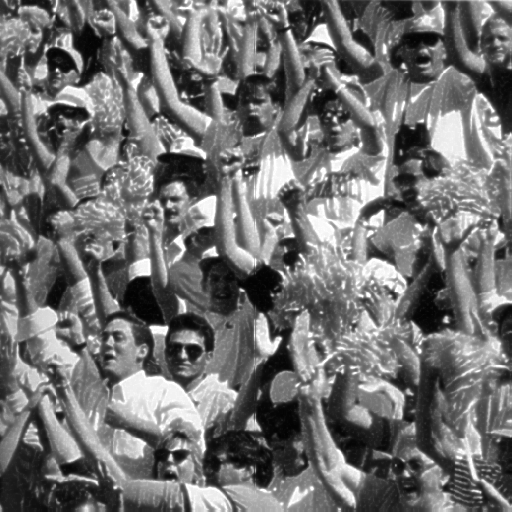
#> input picture images/crowd.bmp, 512 x 512 px
$ python 04-05-con.py
#> lines starting #> are read from the running program, lines starting #| are printed output that depends on the picture
"""
Copyright (C) 2025 Fu Tszkok

:module: Project 04-05
:function: Correlation in the Frequency Domain (Convolution)
:author: Fu Tszkok
:date: 2025-02-01
:license: AGPLv3 + Additional Restrictions (Non-Commercial Use)

This code is licensed under GNU Affero General Public License v3 (AGPLv3) with additional terms.
- Commercial use prohibited (including but not limited to sale, integration into commercial products)
- Academic use requires clear attribution in code comments or documentation

Full AGPLv3 text available in LICENSE file or at <https://www.gnu.org/licenses/agpl-3.0.html>
"""

import cv2 as cv
import numpy as np
import matplotlib.pyplot as plt
from scipy.signal import convolve2d

# Load the main image and the template.
image = cv.imread('../../images/crowd.bmp', cv.IMREAD_GRAYSCALE)
#> image is the input picture: shape (512, 512); min 2, max 255, mean 112.6
template = cv.imread('../../images/attack-on-grandma.bmp', cv.IMREAD_GRAYSCALE)
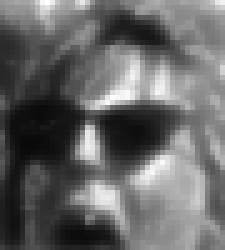
#> input picture images/attack-on-grandma.bmp, 45 x 50 px (shown 5 times larger)
#> template is the input picture: shape (50, 45); min 9, max 255, mean 102.8

# Convert images to float32 for accurate numerical computation during convolution.
image = image.astype(np.float32)
template = template.astype(np.float32)

# To perform correlation using convolution, the template must be spatially
# flipped both horizontally and vertically.
flipped_template = np.flipud(np.fliplr(template))
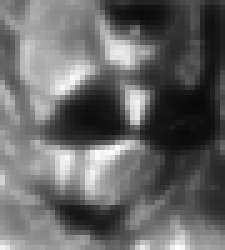
#> flipped_template: shape (50, 45) float32 (shown 5 times larger); min 9, max 255, mean 102.8

# Perform the convolution.
# `mode='same'` ensures the output size is the same as the input image.
# `boundary='fill'` and `fillvalue=0` pad the edges with zeros.
result = convolve2d(image, flipped_template, mode='same', boundary='fill', fillvalue=0)
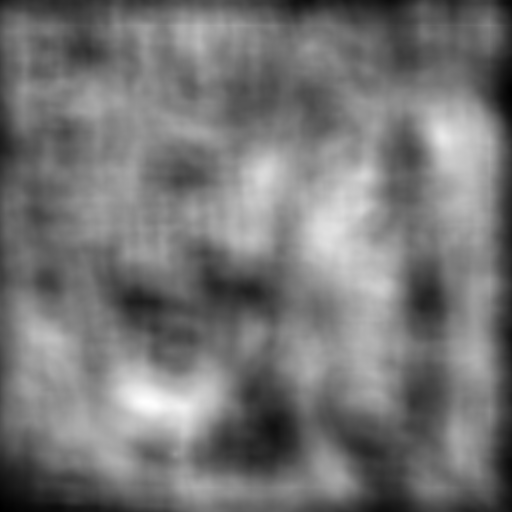
#> result: shape (512, 512) float32; min 2377112, max 51200520, mean 24961028; drawn with min black and max white

# Find the maximum value and its position in the convolution result.
# This position indicates the best match location.
max_value = np.max(result)
#> max_value = 51200520
max_loc = np.unravel_index(np.argmax(result), result.shape)
#> max_loc = (402, 145)
max_loc = (int(max_loc[0]), int(max_loc[1]))
print(f"The point value with the highest relevance: {max_value}")
#| The point value with the highest relevance: 51200520.0
print(f"The position of the point with the highest correlation: {max_loc}")
#| The position of the point with the highest correlation: (402, 145)

# Display the original image.
plt.axis('off')
plt.imshow(image, cmap='gray')
plt.title('Original Image')
plt.show()

# Display the convolution result image, which represents the correlation.
# The brightest point indicates the highest correlation.
plt.axis('off')
plt.imshow(result, cmap='gray')
plt.title('Convolution Result')
plt.show()

# Create a copy of the result image and plot a marker at the best match location.
annotated_image = image.copy()
plt.axis('off')
plt.imshow(result, cmap='gray')
plt.scatter(max_loc[1], max_loc[0], color='red', marker='x', label=f'Max: {max_loc}')
plt.title('Best Match Highlighted')
plt.show()
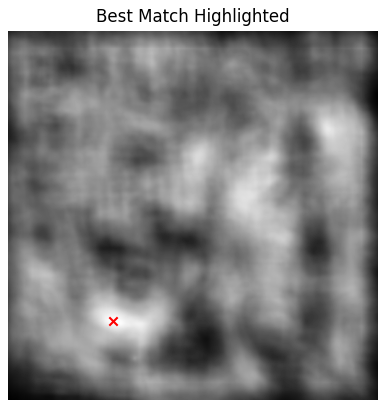
#> figure drawn by matplotlib, 1 panel
